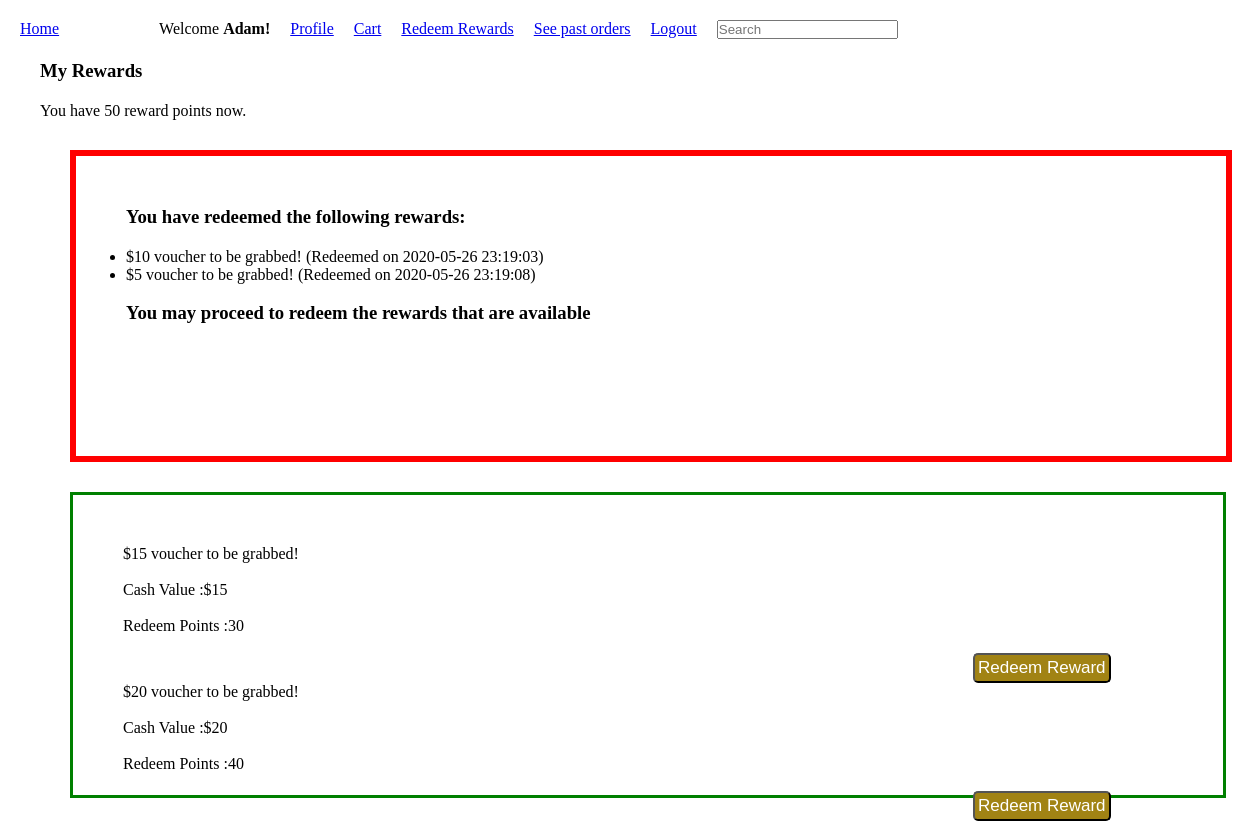
Screenshot of /views/customer/redeem_rewards.php (signed in) with the database file from the repository.
### tables this page shows
CREATE TABLE IF NOT EXISTS `customers` (
  `user_id` int(11) NOT NULL,
  `mobileNumber` int(11) NOT NULL,
  `address` text NOT NULL,
  `reward_points` int(11) DEFAULT '0',
  PRIMARY KEY (`user_id`)
);

CREATE TABLE IF NOT EXISTS `reward_redemption` (
  `reward_id` int(11) NOT NULL,
  `user_id` int(11) NOT NULL,
  `redeemed_on` timestamp NOT NULL DEFAULT CURRENT_TIMESTAMP,
  `has_used` tinyint(1) NOT NULL DEFAULT '0',
  KEY `reward_id` (`reward_id`),
  KEY `userid` (`user_id`)
);

CREATE TABLE IF NOT EXISTS `rewards` (
  `id` int(11) NOT NULL AUTO_INCREMENT,
  `description` text NOT NULL,
  `cash_value` int(11) NOT NULL,
  `redeem_points` int(11) NOT NULL,
  `availability` int(11) NOT NULL,
  PRIMARY KEY (`id`)
);

### controllers/customerController.php (called while the page is built, shortened)
<?php
    require_once __DIR__."/../connection.php";
    function getCustomerRecord($id){
        global $conn;
        $query = mysqli_query($conn,"SELECT * from customers c inner join users u on c.user_id=u.id where user_id=$id");
        $result = mysqli_fetch_assoc($query);
        return $result;
    }
?>

### controllers/rewardRedemptionController.php (called while the page is built, shortened)
<?php
    require_once __DIR__."/../connection.php";
    require_once "customerController.php";
    require_once "rewardController.php";
    function getAllRedeemedRewards($id) {
        global $conn;
        $query = mysqli_query($conn,"SELECT t1.id,t1.description,t2.redeemed_on FROM rewards t1 INNER JOIN reward_redemption t2 ON t1.id = t2.reward_id where t2.user_id=$id and t2.has_used=0");
        $result = mysqli_fetch_all($query, MYSQLI_ASSOC);
        return $result;
    }
    function getUnredeemedRewards($id) {
        global $conn;
        $query = mysqli_query($conn,"SELECT * FROM rewards WHERE availability>0 and id NOT IN (SELECT reward_id FROM reward_redemption where user_id=$id)");
        $result = mysqli_fetch_all($query, MYSQLI_ASSOC);
        return $result;
    }
?>

### views/customer/redeem_rewards.php (the view, shortened to what this page needs)
<!DOCTYPE html>
<html lang="en">
<head>
    <link rel="stylesheet" href="/delivery/views/css/Rewards.css">
    <?php
    require_once "../header.php";
    ?>
</head>
<body>
    <section>
    <section>
    <?php
        require_once "../../controllers/rewardRedemptionController.php";
        require_once "../../controllers/customerController.php";
        $user = $_SESSION["loggedInUser"];
        $rewardsRedeemed = getAllRedeemedRewards($user["id"]);
        $rewardsNotRedeemed = getUnredeemedRewards($user["id"]);
        $customer = getCustomerRecord($user["id"]);
    ?>
    <h1>My Rewards</h1>
    <p>
        You have <?=$customer["reward_points"]?> reward points now.
    </p>
   <div class="box">
    <?php
        if(count($rewardsRedeemed)==0) {
            echo "<h3>You have not redeemed any rewards.</h3>";
        }
        else {
            echo "<h3>You have redeemed the following rewards:</h3>";
            echo "<ul>";
            foreach ($rewardsRedeemed as $reward) {
                echo "<li>".$reward["description"]." (Redeemed on ".$reward["redeemed_on"].")</li>";
            }
            echo "</ul>";
        }
        if(count($rewardsNotRedeemed)==0) {
            echo "<h3>There are no available awards to be redeemed.</h3>";
        } else {
            echo "<br><h3>You may proceed to redeem the rewards that are available</h3>";
    ?>
     </div>
     <div class="box2">
            <?php
                foreach ($rewardsNotRedeemed as $reward) {
                    echo "<tr>";
                    echo "<td>".$reward["description"]."</td><br><br>";
                    echo "Cash Value :$".$reward["cash_value"]."<br><br>";
                    echo "Redeem Points :".$reward["redeem_points"]."<br><br>";
                    echo "<td>
                        <form method='post' action='../../controllers/rewardRedemptionController.php?function=add'>
                            <input type='hidden' name='reward_id' value=".$reward["id"].">
                            <input type='hidden' name='redeem_points' value=".$reward["redeem_points"].">
                            <input type='submit' value='Redeem Reward'>
                            <div class = 'vertical'></div>
                        </form>
                        </td>";
                    echo "</tr>";
                }
        }
    ?>
    </div>
</section>
</section>
</body>
</html>

### views/header.php (shortened to what this page needs)
<!DOCTYPE html>
<head>
    <link rel="stylesheet" href="/delivery/views/css/styles.css">
</head>
<body>
    <header>
        <nav>
            <ul>
                <li><a href="/delivery">Home</a></li>
                <?php
                    if(isset($_SESSION['loggedInUser'])) {
                        $user = $_SESSION['loggedInUser'];
                        $name = $user["name"];
                        echo "<li>Welcome <b>".$name."!</b></li>";
                        $role = $user["role"];
                        switch($role) {
                            case "customer":
                                echo "<li><a href='/delivery/views/customer/profile.php'>Profile</a></li>";
                                echo "<li><a href='/delivery/views/customer/cart.php'>Cart</a></li>";
                                echo "<li><a href='/delivery/views/customer/redeem_rewards.php'>Redeem Rewards</a></li>";
                                echo "<li><a href='/delivery/views/customer/past_orders.php'>See past orders</a></li>";
                                break;
                        }
                        echo "<li><a href='/delivery/views/logout.php'>Logout</a></li>";
                    } else {
                        echo "<li><a href='/delivery/views/login.php'>Login</a></li>";
                        echo "<li><a href='/delivery/views/register.php'>Register</a></li>";
                    }
                ?>
                <li>
                    <input id="search" type="search" placeholder="Search" width="50px" autofocus required />
                </li>
            </ul>
        </nav>
    </header>
</body>

### views/css/Rewards.css (style rules this page uses)
.box { border:6px solid red; width:1050px; height:200px; margin:30px; padding:50px; }
.box2 { border:3px solid green; width:1050px; height:200px; margin:30px; padding:50px; }
input[type="submit"] { margin-left:850px; border-radius: 0.3em; background-color: #A18314; color: white; font-size: 17px; padding:10px; }

### views/css/styles.css (style rules this page uses)
* { padding: 0; margin: 0; }
h1,h2,h3,h4 { margin-bottom: 20px; }
section { margin-left: 20px; }
input[type='submit'] { padding: 3px; }
nav ul { list-style: none; display: flex; height: 5vh; margin: 20px 20px 0 20px; }
nav ul li:first-child { margin-right: 100px; }
nav ul li:not(:first-child) { margin-right: 20px; }

### rows the page displays
customers: reward_points "50"
reward_redemption: reward.description "$10 voucher to be grabbed!", redeemed_on "2020-05-26 23:19:03"
reward_redemption: reward.description "$5 voucher to be grabbed!", redeemed_on "2020-05-26 23:19:08"
rewards: description "$15 voucher to be grabbed!", cash_value "15", redeem_points "30"
rewards: description "$20 voucher to be grabbed!", cash_value "20", redeem_points "40"

### other values shown
$name "Adam"
